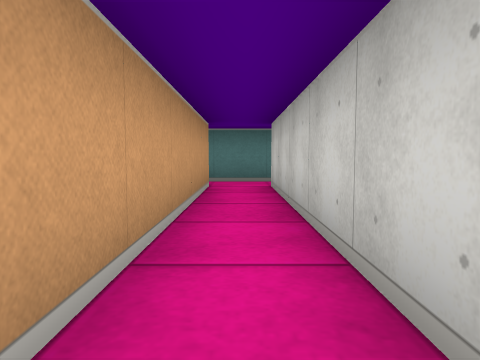
View 1 (above)

24 first-person views from a walk through a cub3D level. The camera is about half as high as the walls, tilts 4° down and sees 70° across. The floor is counted in squares. Each view is taken from the middle of a square. On the plan, view 1 faces up. The plan holds only what a view shows up to about 9 squares ahead; the rest is blank.

View 2
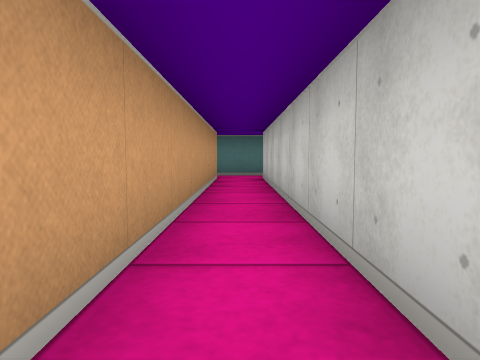

View 3
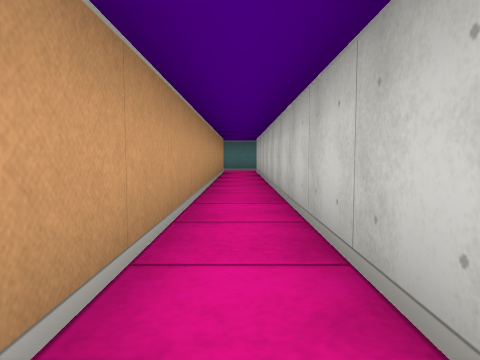

View 4
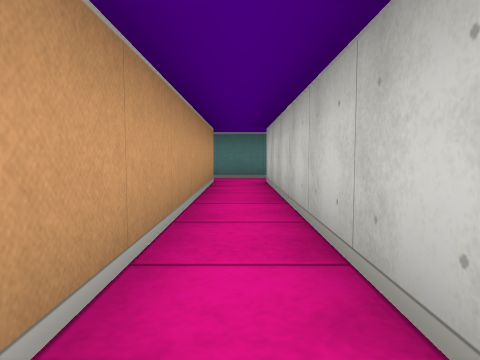

View 5
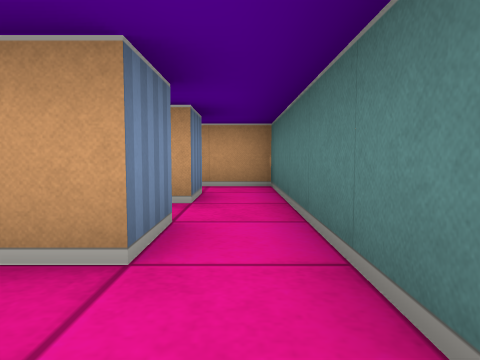

View 6
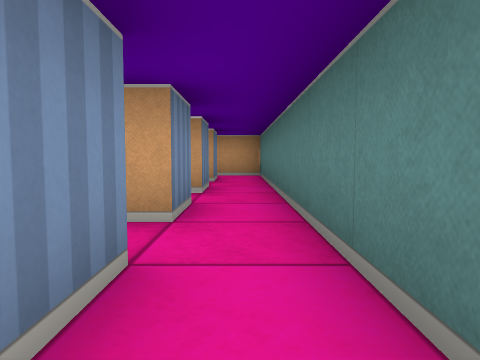

View 7
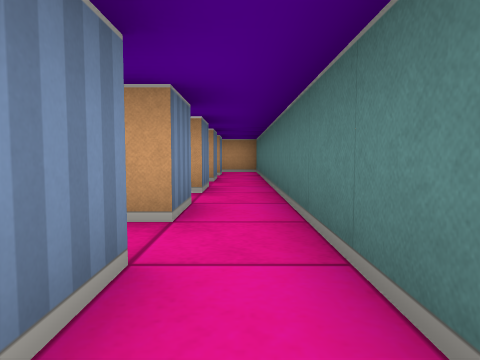

View 8
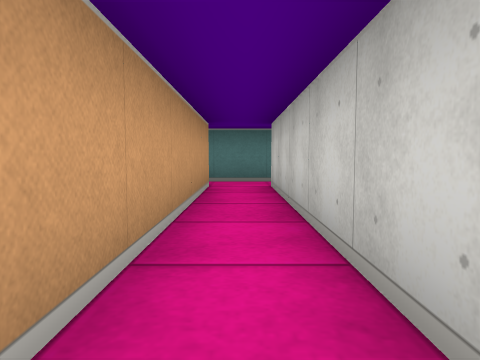

View 9
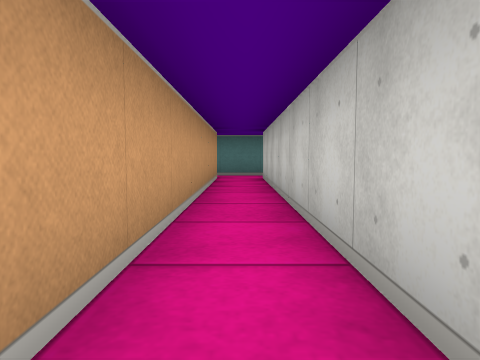

View 10
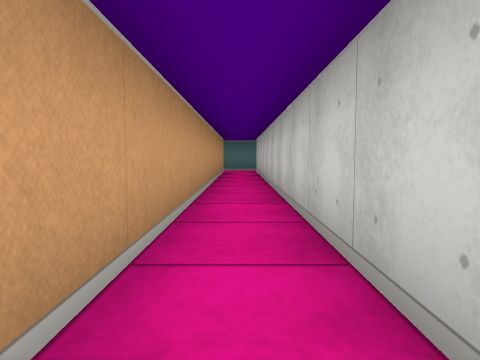

View 11
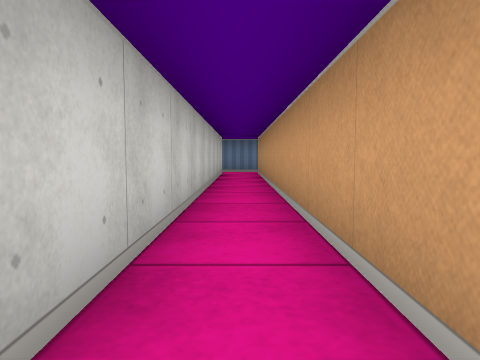

View 12
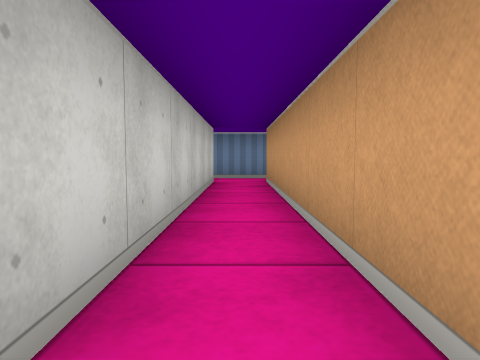

View 13
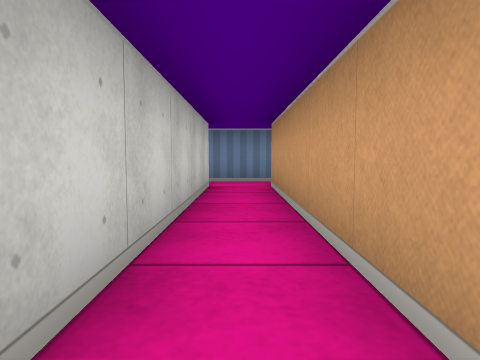

View 14
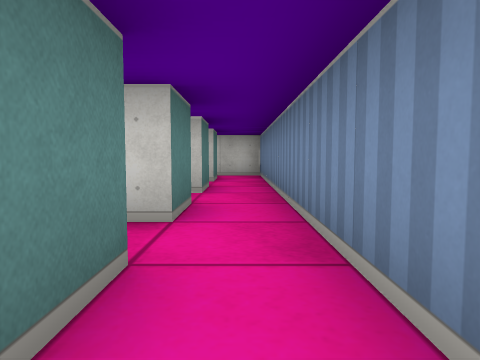

View 15
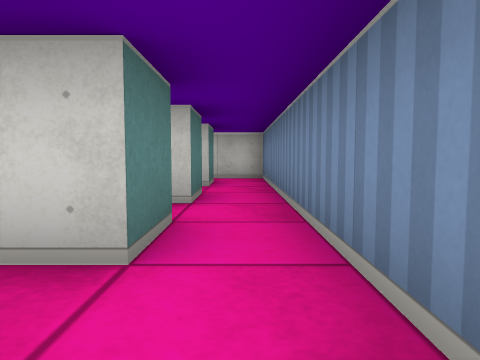

View 16
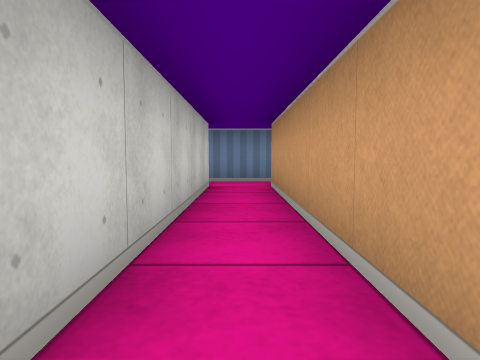

View 17
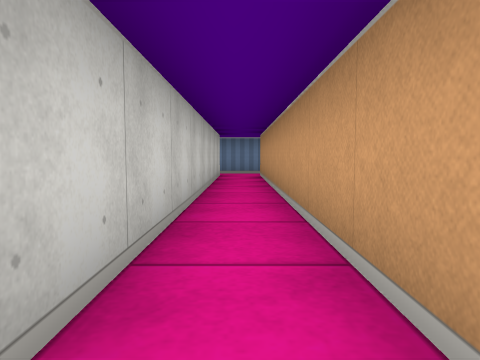

View 18
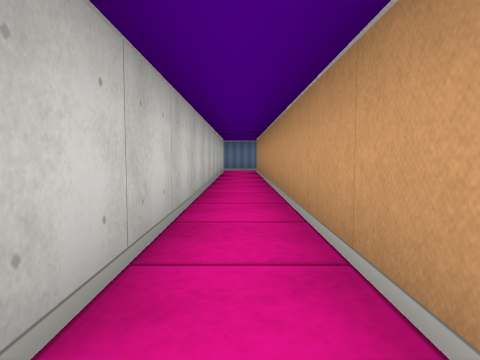

View 19
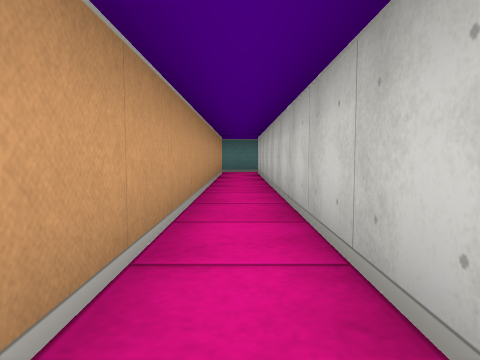

View 20
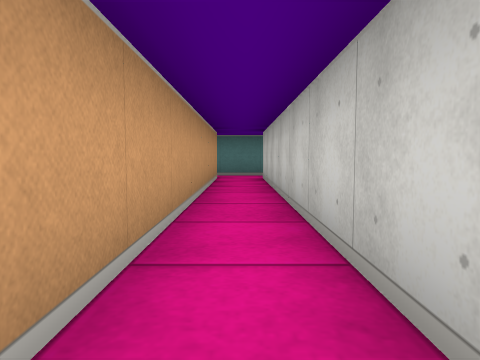

View 21
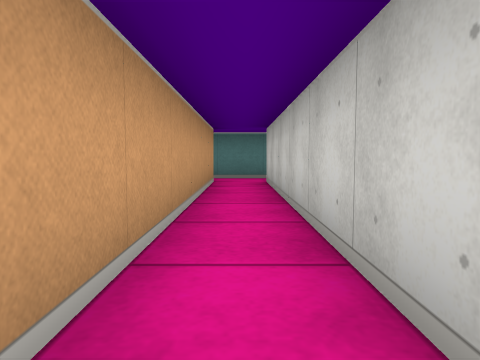

View 22
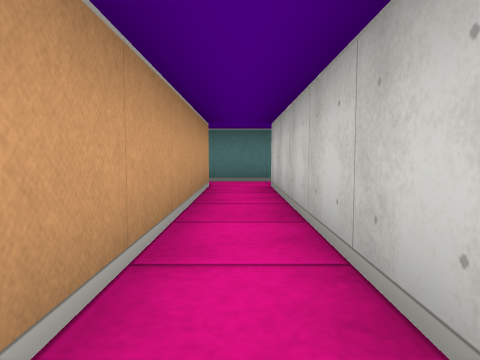

View 23
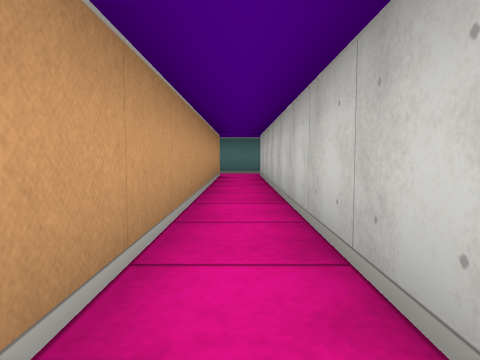

View 24
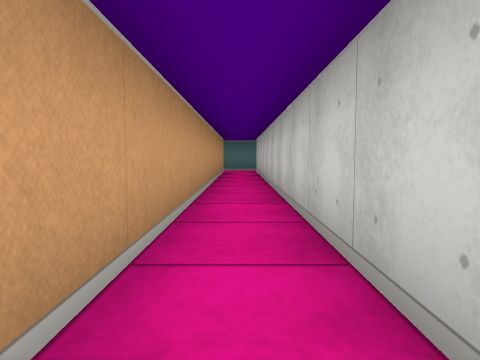

### Floor plan
Points are (right, up) in squares from view 1. A wall is a line through its corners. A room is listed if a view was taken in it or the views show most of it. See-through windows are left out.
Room 1 (views 1, 2, 3, 4)
walls: (0.5, -4.4) (0.5, 5.5) (1.5, 5.5); (-0.5, 5.5) (-0.5, -4.4); (1.4, 6.5) (-0.5, 6.5)
ways out: opening at (1, 6) to room 2; opening at (-1, 6)
Room 2 (view 5)
walls: (1.5, 5.5) (1.5, 4.9); (2.5, 5.5) (3.5, 5.5); (3.4, 6.5) (1.4, 6.5)
ways out: opening at (1, 6) to room 1; opening at (3, 6) to room 5
Room 3 (views 6, 8, 9, 10, 11, 12, 13)
walls: (5.5, 5.5) (5.5, -11.5); (7.5, -11.5) (6.5, -11.5) (6.5, 5.5) (7.5, 5.5); (5.6, -12.5) (7.6, -12.5); (7.6, 6.5) (5.4, 6.5)
ways out: opening at (7, -12) to room 4; opening at (7, 6) to room 4; opening at (5, -12) to room 5; opening at (5, 6) to room 5
Room 4 (views 7, 16, 17, 18, 19, 20, 21)
walls: (7.5, 5.5) (7.5, -11.5); (9.5, -11.5) (8.5, -11.5) (8.5, 5.5); (7.6, -12.5) (9.5, -12.5); (8.6, 6.5) (7.6, 6.5)
ways out: opening at (7, -12) to room 3; opening at (7, 6) to room 3; opening at (9, -12)
Room 5 (views 14, 15, 22, 23, 24)
walls: (4.5, -4.4) (4.5, 5.5) (5.5, 5.5); (3.5, 5.5) (3.5, -4.4); (5.5, -11.5) (4.6, -11.5); (4.6, -12.5) (5.6, -12.5); (5.4, 6.5) (3.4, 6.5)
ways out: opening at (3, 6) to room 2; opening at (5, -12) to room 3; opening at (5, 6) to room 3

Positions as (right, up) in squares from view 1, and headings:
1: (0, 0), facing up
2: (0, -2), facing up
3: (0, -5), facing up
4: (0, -1), facing up
5: (3, 6), facing left
6: (6, 6), facing left
7: (8, 6), facing left
8: (6, 0), facing up
9: (6, -2), facing up
10: (6, -5), facing up
11: (6, -2), facing down
12: (6, -5), facing down
13: (6, -6), facing down
14: (4, -12), facing right
15: (5, -12), facing right
16: (8, -6), facing down
17: (8, -3), facing down
18: (8, -1), facing down
19: (8, -4), facing up
20: (8, -2), facing up
21: (8, -1), facing up
22: (4, 0), facing up
23: (4, -3), facing up
24: (4, -5), facing up
